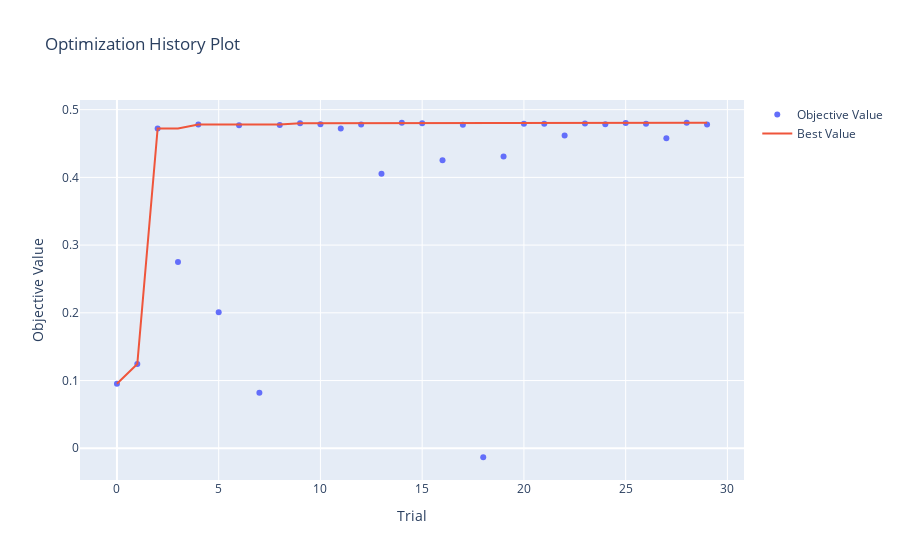

The cell this chart's notebook holds for it:
### Code cell
vis.plot_optimization_history(study)

### Figure 1 — Plotly figure (JSON) as saved in the notebook; plotly's stock layout.template omitted (floating-point values rounded to 4 significant figures)
{"data": [{"mode": "markers", "name": "Objective Value", "type": "scatter", "x": [0, 1, 2, 3, 4, 5, 6, 7, 8, 9, 10, 11, 12, 13, 14, 15, 16, 17, 18, 19, 20, 21, 22, 23, 24, 25, 26, 27, 28, 29], "y": [0.09539, 0.1243, 0.4722, 0.275, 0.4782, 0.2009, 0.4771, 0.08214, 0.4772, 0.4799, 0.4786, 0.4722, 0.4782, 0.4054, 0.4807, 0.48, 0.4253, 0.4777, -0.01326, 0.4308, 0.4792, 0.4792, 0.4619, 0.4797, 0.4783, 0.4803, 0.4793, 0.4579, 0.4806, 0.4782]}, {"mode": "lines", "name": "Best Value", "type": "scatter", "x": [0, 1, 2, 3, 4, 5, 6, 7, 8, 9, 10, 11, 12, 13, 14, 15, 16, 17, 18, 19, 20, 21, 22, 23, 24, 25, 26, 27, 28, 29], "y": [0.09539, 0.1243, 0.4722, 0.4722, 0.4782, 0.4782, 0.4782, 0.4782, 0.4782, 0.4799, 0.4799, 0.4799, 0.4799, 0.4799, 0.4807, 0.4807, 0.4807, 0.4807, 0.4807, 0.4807, 0.4807, 0.4807, 0.4807, 0.4807, 0.4807, 0.4807, 0.4807, 0.4807, 0.4807, 0.4807]}, {"marker": {"color": "#cccccc"}, "mode": "markers", "name": "Infeasible Trial", "showlegend": false, "type": "scatter", "x": [], "y": []}], "layout": {"title": {"text": "Optimization History Plot"}, "xaxis": {"title": {"text": "Trial"}}, "yaxis": {"title": {"text": "Objective Value"}}}}
